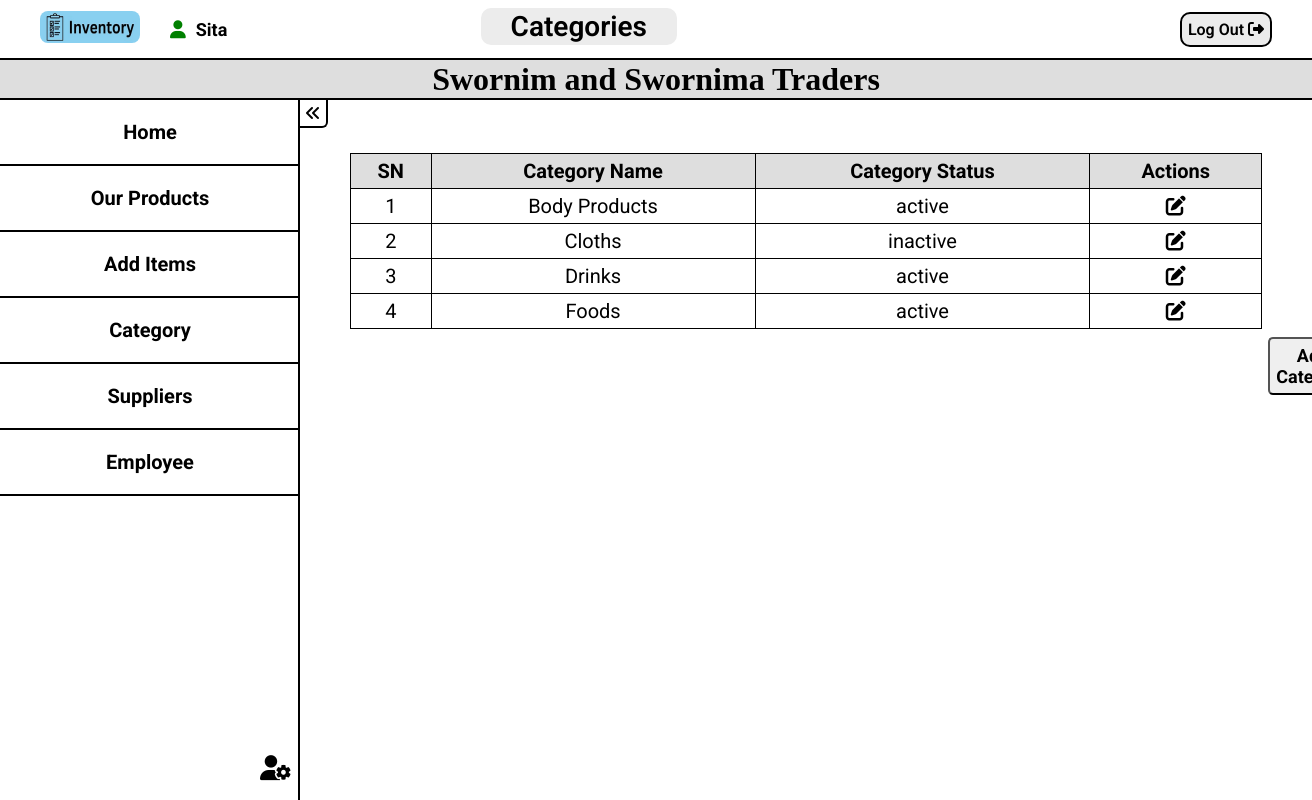
The page /pages/categories.php (signed in) on the database its author committed.
### tables this page shows
CREATE TABLE `employee` (
  `Employee_ID` int(11) NOT NULL,
  `Employee_email` varchar(100) NOT NULL,
  `Employee_password` varchar(50) NOT NULL,
  `Employee_name` text NOT NULL
);

CREATE TABLE `category` (
  `Category_ID` int(11) NOT NULL,
  `Category_name` varchar(50) NOT NULL,
  `Category_status` varchar(50) NOT NULL
);

### pages/categories.php (the view, shortened to what this page needs)
<?php
 require("../Function/connect.php");
 ?>
<!DOCTYPE html>
<html lang="en">
  <head>
    <link rel="stylesheet" media="all"  href="../assets/css/categories.css" />
    <link rel="stylesheet" href="../assets/css/base.css">
    <link
      rel="stylesheet"
      href="https://cdnjs.cloudflare.com/ajax/libs/font-awesome/6.2.1/css/all.min.css"
    />
  </head>
  <body>
    <nav class="top">
    <div class="logo"><a href="../index.php"><img src="../assets/images/logo.jpg" alt="logo" /></a><div class="username"><i class="fa-solid fa-user"></i><?php
    if(isset($_SESSION['email'])){
      $username=mysqli_fetch_assoc(mysqli_query($conn, "SELECT * FROM `employee` WHERE Employee_email='".$_SESSION['email']."'" ));
      echo $username['Employee_name'];
    }
    ?></div></div>
      <ul>
      <li class="logout"><a href="../Function/logout.php"> Log Out <i class="fa-solid fa-right-from-bracket"></i></a></li>
      <li class="add">Categories</li>
      </ul>
    </nav>
    <div class="shopname">Swornim and Swornima Traders</div>
    <nav class="side sideActive">
      <ul>
      <li><a href="./dashboard.php">Home</a></li>
        <li><a href="./ourproducts.php">Our Products</a></li>
        <li><a href="./additems.php">Add Items</a></li>
        <li><a href="./categories.php">Category</a></li>
        <li><a href="./suppliers.php">Suppliers</a></li>
        <li><a href="./employee.php">Employee</a></li>
        <a href="./settings.php"><i class="fa-solid fa-user-gear settings"></a></i>
      </ul>
      <i class="fa-solid fa-angles-left back"></i>
    </nav>
    <div class="wrapper">
      <div class="container">
       <table>
       <thead>
      <tr>
      <th>SN</th>
      <th>Category Name</th>
      <th>Category Status</th>
      <th>Actions</th>
      </tr>
      </thead>
    <tbody>
    <?php
      $res = mysqli_query($conn, "SELECT * FROM category ORDER BY Category_Name ASC");
      if(mysqli_num_rows($res) == 0){
        echo "<p>No records found</p>";
      }
      else{
        $i = 1;
        while($row = mysqli_fetch_assoc($res)){
          ?>
        <tr>
        <td><?php echo $i?></td>
        <td><?php echo $row['Category_name'] ?></td>
        <td> <?php echo $row['Category_status'] ?></td>
        <td>
        <?php echo '<a href="./editcategory.php?id='.$row['Category_ID'].'">';?>
        <i class="fa-solid fa-pen-to-square"></i>
        </a>
      </td>
        </tr>
          <?php
          $i++;
        }
      }
    ?>
</tbody>
</table>
<a href="./addcategories.php"><button>Add Category</button></a>
      </div>
      </div>
  </body>
</html>

### assets/css/categories.css (style rules this page uses)
table th,td { border: 1.5px solid black; padding:5px; text-align: center; font-size: 20px; }
table { width:80vw; margin-top:20px; border-collapse: collapse; }
table th { background-color: #dedede; }
table td i { cursor: pointer; }
button { padding: 6px 6px; margin-left: 63rem; margin-top:8px; margin-right:-6px; font-size:18px; font-weight: bold; border-radius:5px; cursor:pointer; }

### assets/css/base.css (style rules this page uses)
* { margin: 0; padding: 0; box-sizing: border-box; font-family: 'Roboto', sans-serif; }
body { overflow-x: hidden; }
a { text-decoration: none; color: black; }
.top { width: 100vw; padding: 0px 40px; height: 60px; display: flex; align-items: center; justify-content: space-between; border-bottom: 2px solid black; position: fixed; inset: 0; z-index: 100; background-color: white; }
.logo img { height: 32px; width: 100px; cursor: pointer; border-radius: 8px; }
.logo { display: flex; align-items: center; font-weight: bold; font-size: 18px; gap:30px; }
.fa-user { padding-right:10px; color: green; }
.top ul { list-style: none; }
.logout { cursor: pointer; border: 2px solid black; border-radius: 10px; padding: 6px; background-color: #ececec; font-weight: 600; }
.add { background-color: #ececec; border-radius: 10px; position:fixed; right:635px; top:8px; padding:2px 30px; font-size: 28px; font-weight: 600; }
.shopname { height: 40px; width: 100vw; display: flex; align-items: center; justify-content: center; border-bottom: 2px solid black; top: 60px; background-color: #dedede; position: fixed; font-weight: bolder; font-size: 32px; font-family: 'Lora', serif; }
.side { width: 300px; height: calc(100vh - 100px); border-right: 2px solid black; display: flex; flex-direction: column; position: fixed; top: 100px; left: 0; transform: translateX(-100%); transition: transform 0.2s ease; }
.sideActive { transform: translateX(0%); }
.side ul { list-style: none; width: 100%; }
.side ul li { cursor: pointer; padding: 20px; border-bottom: 2px solid black; width: 300px; text-align: center; font-size: 20px; font-weight:bold; }
.back { position: absolute; top: 0px; right: -30px; border-right: 2px solid black; border-bottom: 2px solid black; border-bottom-right-radius: 6px; padding: 5px; cursor: pointer; }
.settings { position:fixed; cursor: pointer; left: 260px; bottom: 20px; font-size: 25px; }
.wrapper { margin-top:133px; margin-left: 350px; margin-right:50px; transition: margin-right .3s ease; }
.container { display:flex; justify-content:center; flex-wrap:wrap; }

### rows shown on the page
employee: Employee_name "Sita"
category: Category_name "Body Products", Category_status "active"
category: Category_name "Cloths", Category_status "inactive"
category: Category_name "Drinks", Category_status "active"
category: Category_name "Foods", Category_status "active"
